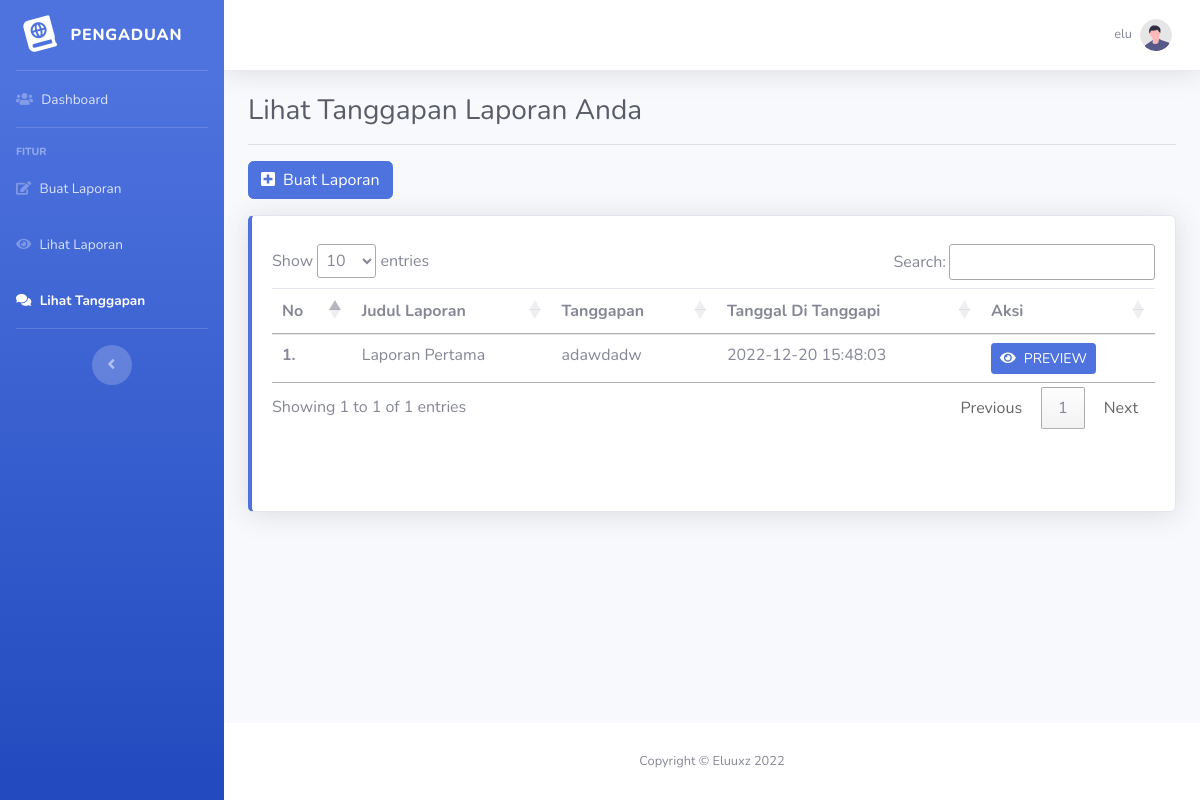
Page /dashboard/user/lihattanggapan.php (signed in) on the committed database.
### tables this page shows
CREATE TABLE `tanggapan` (
  `id_tanggapan` int(12) NOT NULL,
  `id_laporan` int(12) NOT NULL,
  `id_user` int(12) NOT NULL,
  `id_petugas` int(12) NOT NULL,
  `tanggapan` text NOT NULL,
  `tanggal_tanggapan` datetime NOT NULL
);

CREATE TABLE `laporan` (
  `id_laporan` int(11) NOT NULL,
  `id_user` int(11) NOT NULL,
  `judul_laporan` text NOT NULL,
  `isi_laporan` text NOT NULL,
  `tanggal_laporan` datetime NOT NULL,
  `tanggal_kejadian` date NOT NULL,
  `lokasi_laporan` text NOT NULL,
  `foto` text DEFAULT NULL,
  `status` enum('proses','tolak','selesai','tanggap') NOT NULL,
  `keterangan` text NOT NULL
);

### dashboard/user/lihattanggapan.php (the view, shortened to what this page needs)
<?php
include '../../app/function.php';
if (isset($_SESSION['id_user']) && isset($_SESSION['username'])) {
?>
    <!DOCTYPE html>
    <html lang="en">
    <head>
        <link href="../assets/vendor/fontawesome-free/css/all.min.css" rel="stylesheet" type="text/css">
        <link href="../assets/css/sb-admin-2.min.css" rel="stylesheet">
        <link rel="stylesheet" type="text/css" href="https://cdn.datatables.net/1.12.1/css/jquery.dataTables.css">
    </head>
    <body id="page-top">
        <div id="wrapper">
            <ul class="navbar-nav bg-gradient-primary sidebar sidebar-dark accordion" id="accordionSidebar">
                <a class="sidebar-brand d-flex align-items-center justify-content-center" href="index.html">
                    <div class="sidebar-brand-icon rotate-n-15">
                        <i class="fas fa-atlas"></i>
                    </div>
                    <div class="sidebar-brand-text mx-3">Pengaduan</div>
                </a>
                <hr class="sidebar-divider my-0">
                <li class="nav-item">
                    <a class="nav-link" href="index.php">
                        <i class="fas fa-users"></i>
                        <span>Dashboard</span></a>
                </li>
                <hr class="sidebar-divider">
                <div class="sidebar-heading">
                    Fitur
                </div>
                <li class="nav-item">
                    <a class="nav-link" href="laporan.php">
                        <i class="fas fa-edit"></i>
                        <span>Buat Laporan</span></a>
                </li>
                <li class="nav-item">
                    <a class="nav-link" href="lihatlaporan.php">
                        <i class="fas fa-eye"></i>
                        <span>Lihat Laporan</span></a>
                </li>
                <li class="nav-item active">
                    <a class="nav-link" href="lihattanggapan.php">
                        <i class="fas fa-comments"></i>
                        <span>Lihat Tanggapan</span></a>
                </li>
                <hr class="sidebar-divider d-none d-md-block">
                <div class="text-center d-none d-md-inline">
                    <button class="rounded-circle border-0" id="sidebarToggle"></button>
                </div>
            </ul>
            <div id="content-wrapper" class="d-flex flex-column">
                <div id="content">
                    <nav class="navbar navbar-expand navbar-light bg-white topbar mb-4 static-top shadow">
                        <ul class="navbar-nav ml-auto">
                            <li class="nav-item dropdown no-arrow">
                                <a class="nav-link dropdown-toggle" href="#" id="userDropdown" role="button" data-toggle="dropdown" aria-haspopup="true" aria-expanded="false">
                                    <span class="mr-2 d-none d-lg-inline text-gray-600 small"><?php echo $_SESSION['nama']; ?></span>
                                    <img class="img-profile rounded-circle" src="../assets/img/undraw_profile.svg">
                                </a>
                            </li>
                        </ul>
                    </nav>
                    <div class="container-fluid">
                        <div class="d-sm-flex align-items-center justify-content-between">
                            <h1 class="h3 mb-0 text-gray-800">Lihat Tanggapan Laporan Anda</h1>
                        </div>
                        <hr>
                        <div class="row">
                            <div class="col">
                                <a class="btn btn-primary mb-3" href="laporan.php" role="button"><i class="fas fa-plus-square mr-2"></i>Buat Laporan</a>
                                <div class="card border-left-primary shadow h-100 py-2">
                                    <div class="card-body">
                                        <div class="table-responsive">
                                            <table class="table" id="table_id">
                                                <thead>
                                                    <tr>
                                                        <th scope="col">No</th>
                                                        <th scope="col">Judul Laporan</th>
                                                        <th scope="col">Tanggapan</th>
                                                        <th scope="col">Tanggal Di Tanggapi</th>
                                                        <th scope="col">Aksi</th>
                                                    </tr>
                                                </thead>
                                                <tbody>
                                                    <?php
                                                    $i = 1;
                                                    $id_user = $_SESSION['id_user'];
                                                    $query_mysql = $conn->query("SELECT * FROM tanggapan JOIN laporan ON laporan.id_laporan = tanggapan.id_laporan
                                                    JOIN users ON users.id_user= tanggapan.id_user WHERE users.id_user = $id_user
                                                    ORDER BY tanggapan.id_tanggapan DESC");
                                                    while ($data = $query_mysql->fetch_array()) {
                                                    ?>
                                                        <tr>
                                                            <th scope="row"><?= $i++; ?>.</th>
                                                            <td><?php echo $data['judul_laporan']; ?></td>
                                                            <td>
                                                                <?php echo $data['tanggapan']; ?>
                                                            </td>
                                                            <td><?php echo $data['tanggal_tanggapan']; ?></td>
                                                            <td>
                                                            <a href="#" class="btn btn-primary btn-sm" data-toggle="modal" data-target="#previewlaporan<?php echo $data['id_laporan']; ?>"> <i class="fas fa-eye mr-2"></i>PREVIEW </a>
                                                            </td>
                                                        </tr>
                                                    <?php } ?>
                                                </tbody>
                                            </table>
                                        </div>
                                    </div>
                                </div>
                            </div>
                        </div>
                    </div>
                </div>
                <footer class="sticky-footer bg-white">
                    <div class="container my-auto">
                        <div class="copyright text-center my-auto">
                            <span>Copyright &copy; Eluuxz 2022</span>
                        </div>
                    </div>
                </footer>
            </div>
        </div>
    </body>
    </html>
<?php
} else {
    header("Location: ../../login.php");
    exit();
}
?>

### rows in the picture
tanggapan: id_laporan.judul_laporan "Laporan Pertama", tanggapan "adawdadw", tanggal_tanggapan "2022-12-20 15:48:03"

### other values in the picture
$_SESSION['nama'] "elu"
